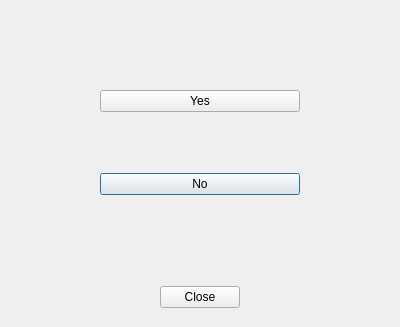
<?xml version="1.0" encoding="UTF-8"?>
<ui version="4.0">
 <class>Dialog</class>
 <widget class="QDialog" name="Dialog">
  <property name="geometry">
   <rect>
    <x>0</x>
    <y>0</y>
    <width>400</width>
    <height>327</height>
   </rect>
  </property>
  <property name="windowTitle">
   <string>Dialog</string>
  </property>
  <widget class="QWidget" name="verticalLayoutWidget">
   <property name="geometry">
    <rect>
     <x>-1</x>
     <y>-1</y>
     <width>401</width>
     <height>333</height>
    </rect>
   </property>
   <layout class="QVBoxLayout" name="verticalLayout">
    <property name="spacing">
     <number>0</number>
    </property>
    <property name="leftMargin">
     <number>12</number>
    </property>
    <property name="topMargin">
     <number>12</number>
    </property>
    <property name="rightMargin">
     <number>12</number>
    </property>
    <property name="bottomMargin">
     <number>12</number>
    </property>
    <item>
     <layout class="QVBoxLayout" name="verticalLayout_5">
      <property name="spacing">
       <number>0</number>
      </property>
      <property name="topMargin">
       <number>12</number>
      </property>
      <property name="bottomMargin">
       <number>12</number>
      </property>
      <item>
       <layout class="QGridLayout" name="gridLayout">
        <property name="leftMargin">
         <number>6</number>
        </property>
        <property name="topMargin">
         <number>6</number>
        </property>
        <property name="rightMargin">
         <number>6</number>
        </property>
        <property name="bottomMargin">
         <number>6</number>
        </property>
        <item row="3" column="1">
         <widget class="QPushButton" name="pushButton_2">
          <property name="text">
           <string>No</string>
          </property>
         </widget>
        </item>
        <item row="1" column="0">
         <spacer name="horizontalSpacer_3">
          <property name="orientation">
           <enum>Qt::Horizontal</enum>
          </property>
          <property name="sizeHint" stdset="0">
           <size>
            <width>40</width>
            <height>20</height>
           </size>
          </property>
         </spacer>
        </item>
        <item row="1" column="1">
         <widget class="QPushButton" name="pushButton">
          <property name="minimumSize">
           <size>
            <width>200</width>
            <height>0</height>
           </size>
          </property>
          <property name="text">
           <string>Yes</string>
          </property>
         </widget>
        </item>
        <item row="3" column="0">
         <spacer name="horizontalSpacer_5">
          <property name="orientation">
           <enum>Qt::Horizontal</enum>
          </property>
          <property name="sizeHint" stdset="0">
           <size>
            <width>40</width>
            <height>20</height>
           </size>
          </property>
         </spacer>
        </item>
        <item row="3" column="2">
         <spacer name="horizontalSpacer_6">
          <property name="orientation">
           <enum>Qt::Horizontal</enum>
          </property>
          <property name="sizeHint" stdset="0">
           <size>
            <width>40</width>
            <height>20</height>
           </size>
          </property>
         </spacer>
        </item>
        <item row="1" column="2">
         <spacer name="horizontalSpacer_4">
          <property name="orientation">
           <enum>Qt::Horizontal</enum>
          </property>
          <property name="sizeHint" stdset="0">
           <size>
            <width>40</width>
            <height>20</height>
           </size>
          </property>
         </spacer>
        </item>
        <item row="4" column="1">
         <spacer name="verticalSpacer_2">
          <property name="orientation">
           <enum>Qt::Vertical</enum>
          </property>
          <property name="sizeHint" stdset="0">
           <size>
            <width>20</width>
            <height>40</height>
           </size>
          </property>
         </spacer>
        </item>
        <item row="2" column="1">
         <spacer name="verticalSpacer">
          <property name="orientation">
           <enum>Qt::Vertical</enum>
          </property>
          <property name="sizeHint" stdset="0">
           <size>
            <width>20</width>
            <height>40</height>
           </size>
          </property>
         </spacer>
        </item>
        <item row="0" column="1">
         <spacer name="verticalSpacer_3">
          <property name="orientation">
           <enum>Qt::Vertical</enum>
          </property>
          <property name="sizeHint" stdset="0">
           <size>
            <width>20</width>
            <height>40</height>
           </size>
          </property>
         </spacer>
        </item>
       </layout>
      </item>
     </layout>
    </item>
    <item>
     <layout class="QVBoxLayout" name="verticalLayout_3">
      <property name="spacing">
       <number>6</number>
      </property>
      <property name="topMargin">
       <number>12</number>
      </property>
      <property name="bottomMargin">
       <number>12</number>
      </property>
      <item>
       <layout class="QHBoxLayout" name="horizontalLayout">
        <property name="topMargin">
         <number>0</number>
        </property>
        <item>
         <spacer name="horizontalSpacer">
          <property name="orientation">
           <enum>Qt::Horizontal</enum>
          </property>
          <property name="sizeHint" stdset="0">
           <size>
            <width>40</width>
            <height>20</height>
           </size>
          </property>
         </spacer>
        </item>
        <item>
         <widget class="QPushButton" name="DialogButton">
          <property name="sizePolicy">
           <sizepolicy hsizetype="Maximum" vsizetype="Maximum">
            <horstretch>0</horstretch>
            <verstretch>0</verstretch>
           </sizepolicy>
          </property>
          <property name="text">
           <string>Close</string>
          </property>
         </widget>
        </item>
        <item>
         <spacer name="horizontalSpacer_2">
          <property name="orientation">
           <enum>Qt::Horizontal</enum>
          </property>
          <property name="sizeHint" stdset="0">
           <size>
            <width>40</width>
            <height>20</height>
           </size>
          </property>
         </spacer>
        </item>
       </layout>
      </item>
     </layout>
    </item>
   </layout>
  </widget>
 </widget>
 <resources/>
 <connections/>
</ui>
